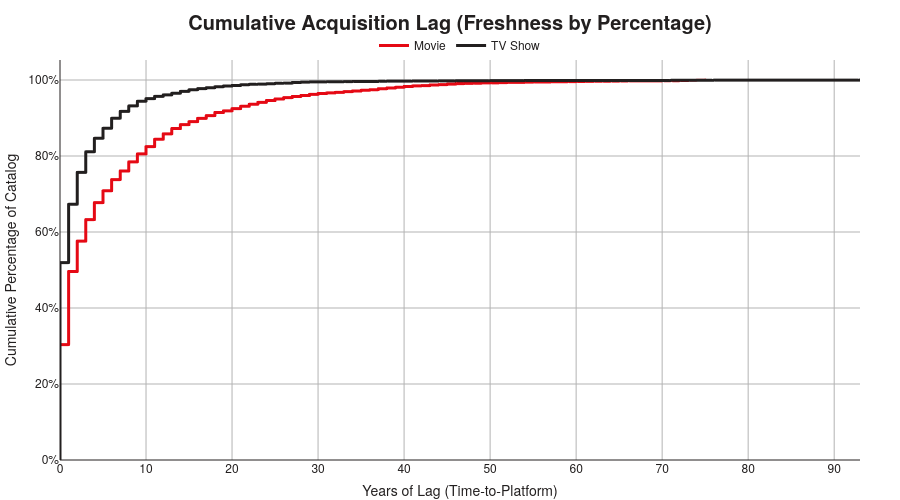

The code cell stored with this chart in its notebook:
### Markdown cell above
━━━━━━━━━━━━━━━━━━━━━━━━━━━━━━━━━━━━━━━━━━━━━━━━━━━━━━━━━━━━━━━━━━━━━━━━━━━━━━━━━━━━━━━━━━━━━━━━━━━━━━━━━━━━━━━━━━━━━━━━━━━━━━━━━━━━━━━━━━━━━━━━━━━━━━━
### 📊 CHART 7 — CUMULATIVE ACQUISITION LAG (FRESHNESS BY PERCENTAGE)
━━━━━━━━━━━━━━━━━━━━━━━━━━━━━━━━━━━━━━━━━━━━━━━━━━━━━━━━━━━━━━━━━━━━━━━━━━━━━━━━━━━━━━━━━━━━━━━━━━━━━━━━━━━━━━━━━━━━━━━━━━━━━━━━━━━━━━━━━━━━━━━━━━━━━━━

#### 🎯 SPECIFICATION & DESIGN
* **Visual Format:** Cumulative Distribution Function (Plotly `px.ecdf`).
* **Engineered & Core Features:** `acquisition_lag` (Calculated as `year_added` - `release_year`), `type`.
* **Visual Rationale:** Replaces a standard overlapping histogram. Histograms focus on absolute counts and become visually muddy when comparing categories with vastly different volumes and outlier tails. An ECDF translates those counts into a 0-100% trajectory, allowing for a direct, "apples-to-apples" comparison of catalog freshness across formats.
* **Color Palette Mapping:**
  * `Movie`: Primary Netflix Red (`#E50914`)
  * `TV Show`: Netflix Dark Near-Black (`#221F1F`)

#### ❓ BUSINESS QUESTION
At what velocity does Netflix acquire content post-release, and how does the "freshness" standard differ strategically between Movies and TV Shows?

#### 💡 KEY INSIGHTS & TAKEAWAYS
* **Catalog Finding:** The TV Show trajectory is remarkably steep, breaching the 80% cumulative mark at just 3 years of lag. Movies follow a much slower curve, taking 8 years to reach that exact same 80% threshold. 
* **Commercial Implication:** This mathematically proves a bifurcated licensing strategy. TV Shows are treated almost strictly as immediate, contemporary assets (driven by Originals and day-and-date broadcast licensing). Movies serve a dual purpose: acting as fresh premiere attractions while simultaneously relying on a massive "long tail" of older syndicated films to artificially pad the catalog's depth.

#### 🎙️ EXECUTIVE DEEP DIVE
* **Business Inquiry:** "Why did you use an ECDF instead of a standard histogram to show distribution?"
* **Strategic Driver:** "A histogram visualizes raw volume, which gets chaotic when one category has a massive long tail of outliers. An ECDF converts that data into a 'Service Level' metric. Business stakeholders don't ask 'How many titles have a 3-year lag?'; they ask 'What percentage of our catalog is less than 3 years old?' The ECDF answers that exact executive question instantly."

### Code cell
# ============================================================
# CHART 7 — CUMULATIVE ACQUISITION LAG (TIME-TO-PLATFORM)
# ============================================================

# 1. Prepare Data: Engineer the 'acquisition_lag' feature
if 'acquisition_lag' not in df.columns:
    df['acquisition_lag'] = df['year_added'] - df['release_year']

# Filter out negative lags and nulls
lag_df = df[df['acquisition_lag'] >= 0].dropna(subset=['acquisition_lag'])

# 2. Build the Plotly Figure (ECDF - Empirical Cumulative Distribution Function)
fig7 = px.ecdf(
    lag_df,
    x='acquisition_lag',
    color='type',
    color_discrete_map={'Movie': NETFLIX_COLORS['red'], 'TV Show': NETFLIX_COLORS['black']},
    labels={'acquisition_lag': 'Years Between Release and Netflix Debut', 'type': 'Content Type'}
)

# 3. Apply Netflix-themed Layout Formatting
fig7.update_layout(
    height=500,
    title=dict(
        text='<b>Cumulative Acquisition Lag (Freshness by Percentage)</b>',
        font=dict(size=20, color=NETFLIX_COLORS['black']),
        x=0.5,
        xanchor='center'
    ),
    plot_bgcolor='#FFFFFF',
    paper_bgcolor='#FFFFFF',
    xaxis=dict(
        title_text='Years of Lag (Time-to-Platform)',
        showgrid=True, 
        gridcolor=NETFLIX_COLORS['light_gray'], 
        zeroline=True, 
        zerolinecolor=NETFLIX_COLORS['black']
    ),
    yaxis=dict(
        title_text='Cumulative Percentage of Catalog',
        title_standoff=20,
        tickformat='.0%',                            # Formats the Y-axis as 0%, 20%, 40%, etc.
        showgrid=True, 
        gridcolor=NETFLIX_COLORS['light_gray'], 
        zeroline=True, 
        zerolinecolor=NETFLIX_COLORS['black']
    ),
    showlegend=True,
    legend=dict(
        orientation='h',
        yanchor='bottom',
        y=1.0,
        xanchor='center',
        x=0.5,
        title=None,
        font=dict(size=12, color=NETFLIX_COLORS['black'])
    ),
    margin=dict(t=60, b=40, l=60, r=40)
)

# 4. Customizing hover details and line thickness
fig7.update_traces(
    line=dict(width=3),                              # Thicker lines for a premium dashboard feel
    hovertemplate="<b>Lag Time:</b> %{x} years<br><b>Cumulative Catalog:</b> %{y:.1%}<extra></extra>"
)

# 5. Display the Chart
fig7.show()

### Figure 1 — Plotly figure (JSON) as saved in the notebook; plotly's stock layout.template omitted (floating-point values rounded to 4 significant figures; data arrays with more than 128 entries replaced by an {"elided": "..."} marker saying what was removed)
{"data": [{"hovertemplate": "<b>Lag Time:</b> %{x} years<br><b>Cumulative Catalog:</b> %{y:.1%}<extra></extra>", "legendgroup": "Movie", "line": {"dash": "solid", "shape": "hv", "width": 3}, "marker": {"color": "#E50914", "symbol": "circle"}, "mode": "lines", "name": "Movie", "showlegend": true, "type": "scattergl", "x": {"elided": "6129 int values"}, "xaxis": "x", "y": {"elided": "6129 float values"}, "yaxis": "y"}, {"hovertemplate": "<b>Lag Time:</b> %{x} years<br><b>Cumulative Catalog:</b> %{y:.1%}<extra></extra>", "legendgroup": "TV Show", "line": {"dash": "solid", "shape": "hv", "width": 3}, "marker": {"color": "#221F1F", "symbol": "circle"}, "mode": "lines", "name": "TV Show", "showlegend": true, "type": "scattergl", "x": {"elided": "2654 int values"}, "xaxis": "x", "y": {"elided": "2654 float values"}, "yaxis": "y"}], "layout": {"height": 500, "legend": {"font": {"color": "#221F1F", "size": 12}, "orientation": "h", "title": {}, "tracegroupgap": 0, "x": 0.5, "xanchor": "center", "y": 1, "yanchor": "bottom"}, "margin": {"b": 40, "l": 60, "r": 40, "t": 60}, "paper_bgcolor": "#FFFFFF", "plot_bgcolor": "#FFFFFF", "showlegend": true, "title": {"font": {"color": "#221F1F", "size": 20}, "text": "<b>Cumulative Acquisition Lag (Freshness by Percentage)</b>", "x": 0.5, "xanchor": "center"}, "xaxis": {"anchor": "y", "domain": [0, 1], "gridcolor": "#B3B3B3", "showgrid": true, "title": {"text": "Years of Lag (Time-to-Platform)"}, "zeroline": true, "zerolinecolor": "#221F1F"}, "yaxis": {"anchor": "x", "domain": [0, 1], "gridcolor": "#B3B3B3", "rangemode": "tozero", "showgrid": true, "tickformat": ".0%", "title": {"standoff": 20, "text": "Cumulative Percentage of Catalog"}, "zeroline": true, "zerolinecolor": "#221F1F"}}}
